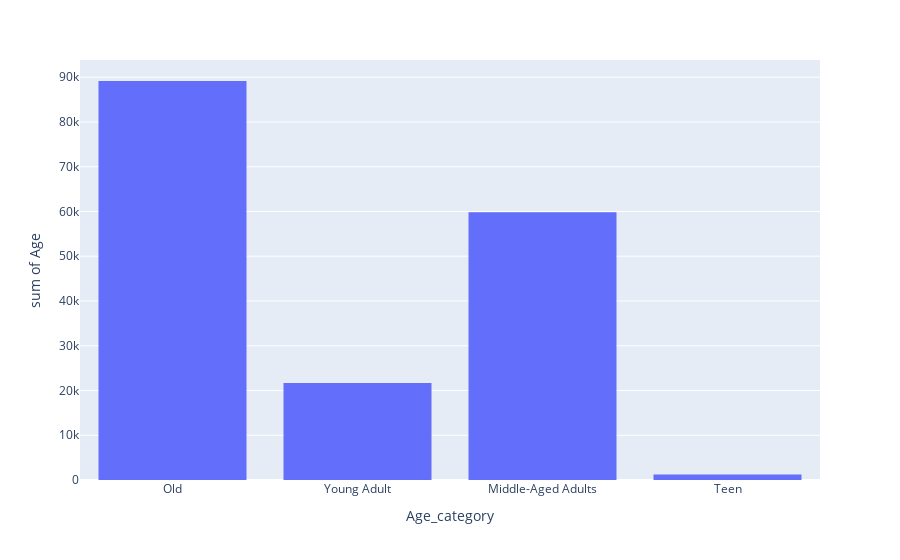

Notebook source saved alongside this figure:
### Code cell
fig = px.histogram(shop, y='Age', x='Age_category')
fig.show()

### Figure 1 — Plotly figure (JSON) as saved in the notebook; plotly's stock layout.template omitted (floating-point values rounded to 4 significant figures; data arrays with more than 128 entries replaced by an {"elided": "..."} marker saying what was removed)
{"data": [{"alignmentgroup": "True", "bingroup": "x", "histfunc": "sum", "hovertemplate": "Age_category=%{x}<br>sum of Age=%{y}<extra></extra>", "legendgroup": "", "marker": {"color": "#636efa", "pattern": {"shape": ""}}, "name": "", "offsetgroup": "", "orientation": "v", "showlegend": false, "type": "histogram", "x": {"elided": "3900 str values"}, "xaxis": "x", "y": {"elided": "3900 int values"}, "yaxis": "y"}], "layout": {"barmode": "relative", "legend": {"tracegroupgap": 0}, "margin": {"t": 60}, "xaxis": {"anchor": "y", "domain": [0, 1], "title": {"text": "Age_category"}}, "yaxis": {"anchor": "x", "domain": [0, 1], "title": {"text": "sum of Age"}}}}
